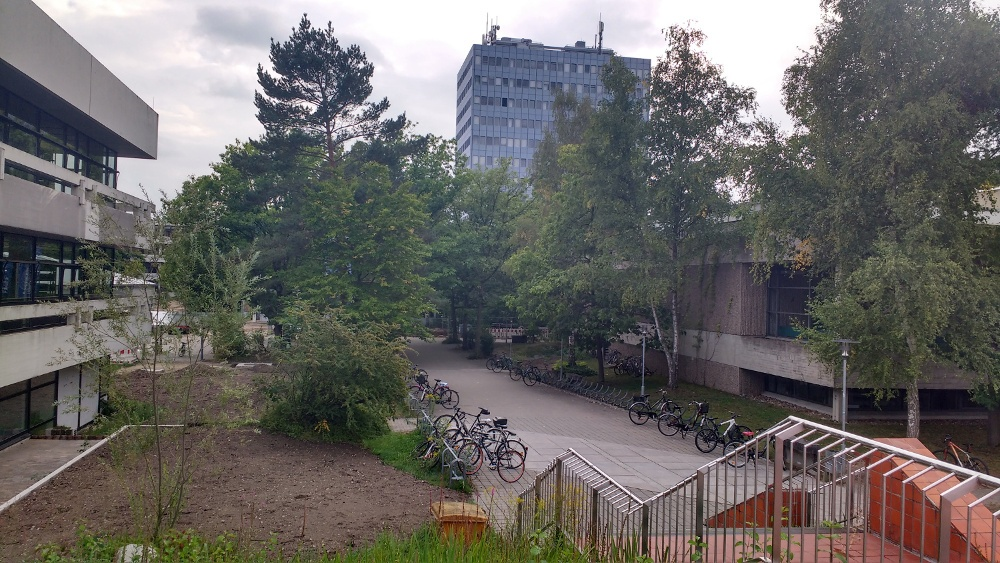
#> input picture introduction/resources/img1.jpg, 1000 x 563 px, given in place of img.png, which was not available
$ python main.py
#> lines starting #> are read from the running program, lines starting #| are printed output that depends on the picture; pictures that were not available may be replaced by others from this repository, and a replacement may not be noted
### introduction/loadnsave.py
import cv2
import os


def show_images(images, window_names=None):
    """
    Displays each image in a separate OpenCV window.

    Parameters:
    - images (list of ndarray): List of OpenCV image arrays.
    - window_names (list of str): Optional list of window titles. Defaults to Image0, Image1, ...
    """
    if window_names is None:
        window_names = [f"Image{i}" for i in range(len(images))]

    for img, name in zip(images, window_names):
        cv2.imshow(name, img)

    # Wait for a key press indefinitely
    cv2.waitKey(0)

    # Close all OpenCV windows
    cv2.destroyAllWindows()


def save_images(images, filenames, folder='resources'):
    """
    Saves images to the specified folder with the given filenames.

    Parameters:
    - images (list of ndarray): List of OpenCV image arrays.
    - filenames (list of str): List of filenames to save each image as.
    - folder (str): Folder to save images in.
    """
    os.makedirs(folder, exist_ok=True)

    for img, fname in zip(images, filenames):
        path = os.path.join(folder, fname)
        success = cv2.imwrite(path, img)
        if not success:
            print(f"Failed to save image: {path}")
        else:
            print(f"Saved image: {path}")

### introduction/resize.py
import cv2

def scale_down(images):
    """
    Scales down a list of images by a factor of 0.5 in both dimensions.

    Parameters:
    - images (list of ndarray): List of OpenCV image arrays.

    Returns:
    - List of scaled-down images.
    """
    scaled_images = []
    for img in images:
        height, width = img.shape[:2]
        scaled = cv2.resize(img, (width // 2, height // 2), interpolation=cv2.INTER_AREA)
        scaled_images.append(scaled)
    return scaled_images

### introduction/colorchan.py
import cv2
import numpy as np

def separate_channels(images):
    """
    Separates a list of BGR images into their blue, green, and red channel images.

    Parameters:
    - images (list of ndarray): List of BGR images.

    Returns:
    - List of lists: Each sublist contains 3 images [blue_img, green_img, red_img] for one input.
    """
    separated = []

    for image in images:
        zeros = np.zeros_like(image)

        blue_img = zeros.copy()
        green_img = zeros.copy()
        red_img = zeros.copy()

        blue_img[:, :, 0] = image[:, :, 0]
        green_img[:, :, 1] = image[:, :, 1]
        red_img[:, :, 2] = image[:, :, 2]

        separated.append([blue_img, green_img, red_img])

    return separated

### introduction/main.py
from loadnsave import *
from resize import *
from colorchan import *
if __name__ == "__main__":

    #load and Save
    img1 = cv2.imread("resources/img.png")
#> img1 is the input picture: shape (563, 1000, 3); mean B, G, R 100.6, 102.7, 105.2
    images = [img1]
    filenames = ["img1.jpg"]

    show_images(images)
#> in show_images, `window_names = [f"Image{i}" for i in range(len(images))]`: window_names = ['Image0']
#> the loop in show_images, `for img, name in zip(images, window_names):` made 1 pass
    save_images(images, filenames)
#> the loop in save_images, `for img, fname in zip(images, filenames):` made 1 pass
#| Saved image: resources/img1.jpg

    #scale
    scaled_images = scale_down(images)
#> the loop in scale_down, `for img in images:` made 1 pass
#> (height, width) on pass 1: (563, 1000)
#> after the loop in scale_down, `for img in images:`: scaled_images = 1 item
#> scaled_images = 1 item
    show_images(scaled_images, ["Scaled1"])
#> the loop in show_images (call 2), `for img, name in zip(images, window_names):` made 1 pass

    #channel seperation
    channel_scaled_images = separate_channels(scaled_images)
#> the loop in separate_channels, `for image in images:` made 1 pass
#> after the loop in separate_channels, `for image in images:`:
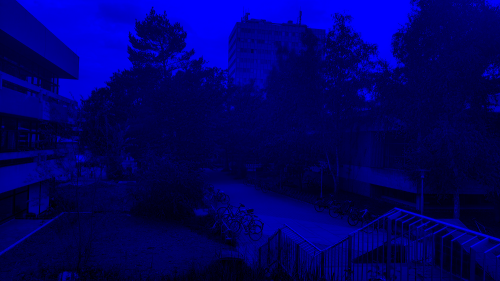
#> blue_img: shape (281, 500, 3); mean B, G, R 100.6, 0, 0
#> after the loop in separate_channels, `for image in images:`:
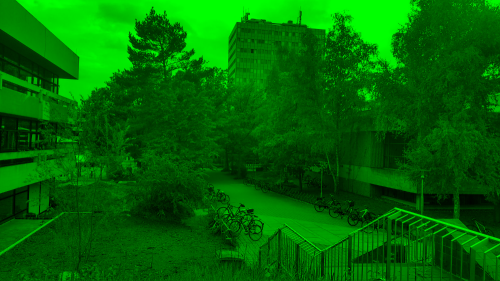
#> green_img: shape (281, 500, 3); mean B, G, R 0, 102.7, 0
#> after the loop in separate_channels, `for image in images:`:
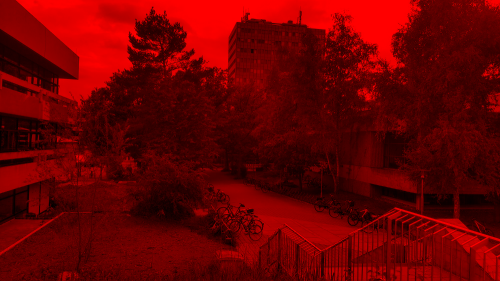
#> red_img: shape (281, 500, 3); mean B, G, R 0, 0, 105.2
#> channel_scaled_images = 1 item
    all_channels_sflat = [img for triplet in channel_scaled_images for img in triplet]
#> all_channels_sflat = 3 items
    names = ["Img1 - Blue", "Img1 - Green", "Img1 - Red"]
    show_images(all_channels_sflat, names)
